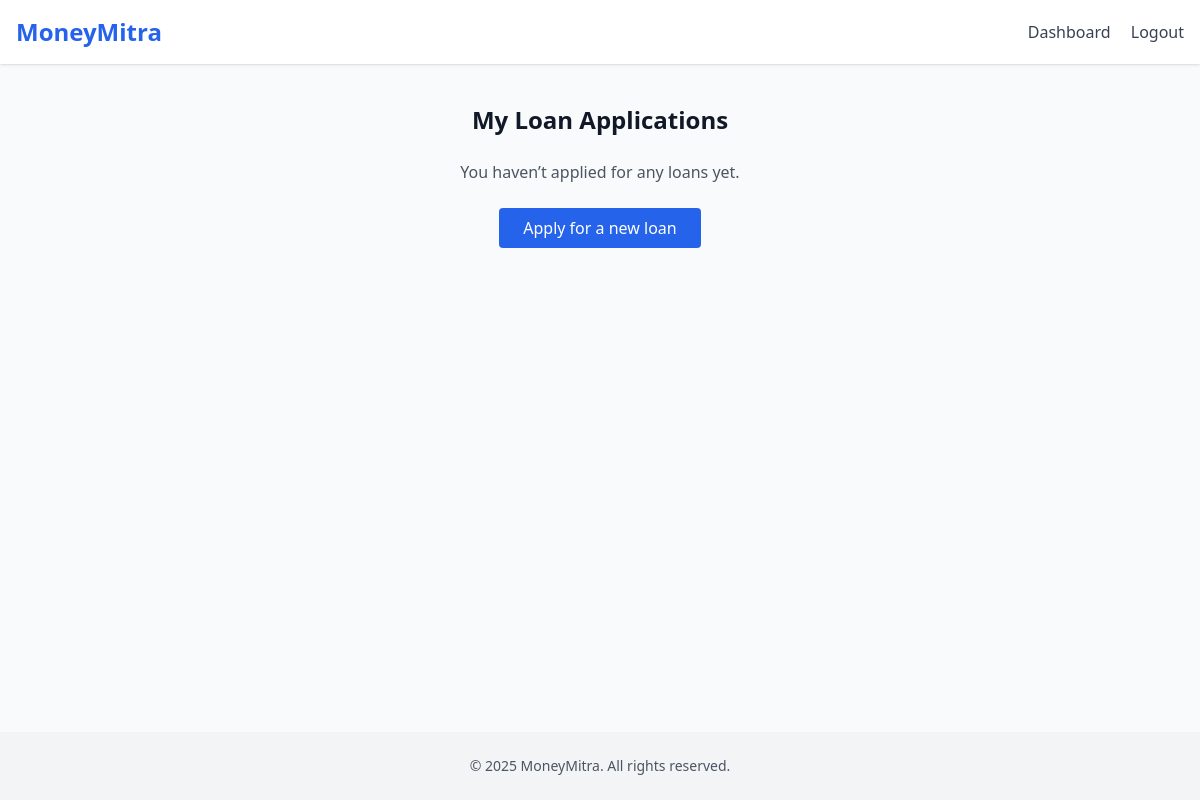
Page /loans/dashboard/ (signed in) on the earlier database version.
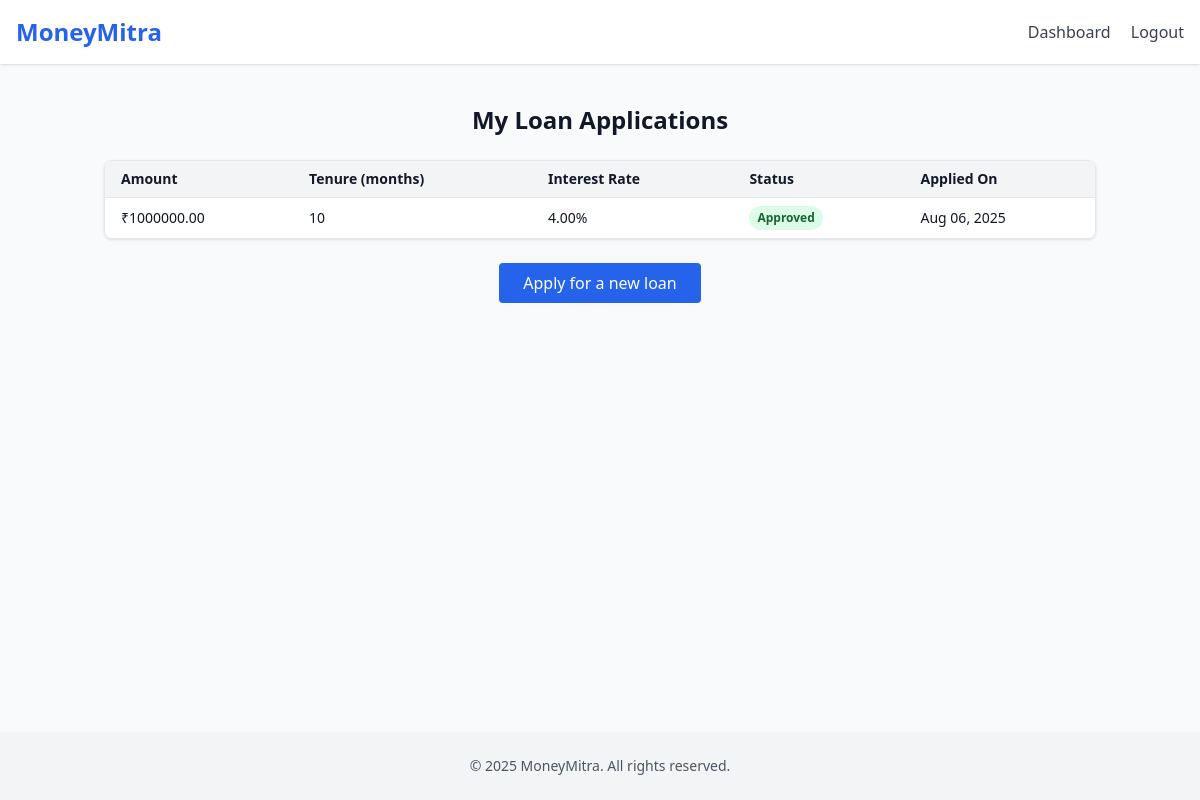
Same page on the later database version.
### loans/models.py (models this page shows, shortened)
class Loan(models.Model):
    STATUS_CHOICE = (
        ('pending','Pending'),
        ('approved', 'Approved'),
        ('rejected', 'Rejected'),
        ('disbursed','Disbursed'),
    )
    user = models.ForeignKey(User, on_delete=models.CASCADE)
    amount = models.DecimalField(max_digits=10, decimal_places=2)
    tenure_months = models.PositiveIntegerField()
    interest_rate = models.DecimalField(max_digits=5,decimal_places=2)
    status = models.CharField(max_length=20, choices=STATUS_CHOICE, default='pending')
    created_at = models.DateTimeField(auto_now_add=True)

### loans/views.py (the view)
# urls.py: path('dashboard/', views.loan_dashboard, name='loan_dashboard'),
@login_required
def loan_dashboard(request):
    loans = Loan.objects.filter(user=request.user).order_by('-created_at')
    return render(request, 'loans/dashboard.html', {'loans':loans})

### loans/templates/loans/dashboard.html (shortened to what this page needs)
<!DOCTYPE html>
<html lang="en">
<head>
  <script src="https://cdn.tailwindcss.com"></script>
</head>
<body class="bg-gray-50 text-gray-900 font-sans flex flex-col min-h-screen">
  <header class="bg-white shadow sticky top-0 z-50">
    <div class="max-w-7xl mx-auto px-4 py-4 flex justify-between items-center">
      <h1 class="text-2xl font-bold text-blue-600">MoneyMitra</h1>
      <nav class="space-x-4 text-sm md:text-base">
        <a href="{% url 'loan_dashboard' %}" class="text-gray-700 hover:text-blue-600">Dashboard</a>
        <a href="{% url 'logout' %}" class="text-gray-700 hover:text-blue-600">Logout</a>
      </nav>
    </div>
  </header>
  <main class="flex-grow">
    <div class="max-w-5xl mx-auto py-10 px-4">
      <h2 class="text-2xl font-bold mb-6 text-center">My Loan Applications</h2>
      {% if loans %}
        <div class="overflow-x-auto rounded-lg shadow border border-gray-200">
          <table class="min-w-full bg-white text-sm">
            <thead class="bg-gray-100">
              <tr>
                <th class="px-4 py-2 text-left">Amount</th>
                <th class="px-4 py-2 text-left">Tenure (months)</th>
                <th class="px-4 py-2 text-left">Interest Rate</th>
                <th class="px-4 py-2 text-left">Status</th>
                <th class="px-4 py-2 text-left">Applied On</th>
              </tr>
            </thead>
            <tbody>
              {% for loan in loans %}
              <tr class="border-t">
                <td class="px-4 py-2">₹{{ loan.amount }}</td>
                <td class="px-4 py-2">{{ loan.tenure_months }}</td>
                <td class="px-4 py-2">{{ loan.interest_rate }}%</td>
                <td class="px-4 py-2">
                  <span class="inline-block px-2 py-1 text-xs font-semibold rounded-full
                    {% if loan.status == 'approved' %}
                      bg-green-100 text-green-800
                    {% elif loan.status == 'pending' %}
                      bg-yellow-100 text-yellow-800
                    {% elif loan.status == 'rejected' %}
                      bg-red-100 text-red-800
                    {% else %}
                      bg-gray-100 text-gray-800
                    {% endif %}
                  ">
                    {{ loan.status|title }}
                  </span>
                </td>
                <td class="px-4 py-2">{{ loan.created_at|date:"M d, Y" }}</td>
              </tr>
              {% endfor %}
            </tbody>
          </table>
        </div>
      {% else %}
        <p class="text-center text-gray-600">You haven’t applied for any loans yet.</p>
      {% endif %}
      <div class="mt-6 text-center">
        <a href="{% url 'apply_loan' %}" class="inline-block bg-blue-600 text-white px-6 py-2 rounded hover:bg-blue-700 transition">
          Apply for a new loan
        </a>
      </div>
    </div>
  </main>
  <footer class="bg-gray-100 py-6 mt-10">
    <div class="max-w-7xl mx-auto px-4 text-center text-sm text-gray-600">
      &copy; 2025 MoneyMitra. All rights reserved.
    </div>
  </footer>
</body>
</html>

Differences in the rows shown:
added Loan: amount "1000000.00", tenure_months "10", interest_rate "4.00", status "Approved", created_at "Aug 06, 2025"
Other differences:
text no longer shown: "You haven’t applied for any loans yet."
text now shown: "Amount Tenure (months) Interest Rate Status Applied On"
